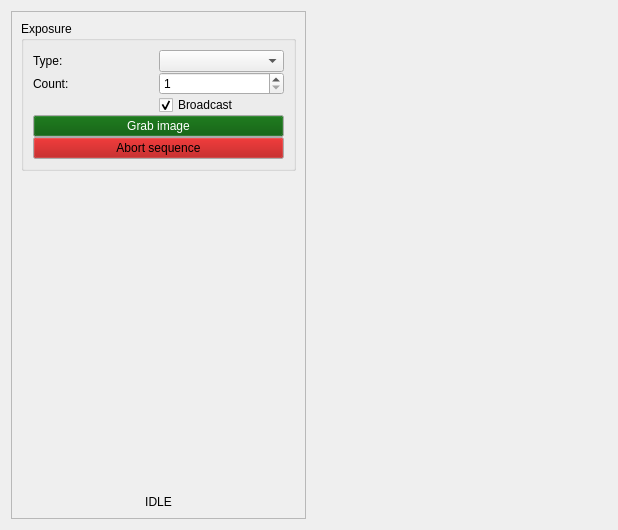
<?xml version="1.0" encoding="UTF-8"?>
<ui version="4.0">
 <class>VideoGrabWidget</class>
 <widget class="QWidget" name="VideoGrabWidget">
  <property name="geometry">
   <rect>
    <x>0</x>
    <y>0</y>
    <width>618</width>
    <height>530</height>
   </rect>
  </property>
  <property name="windowTitle">
   <string>Form</string>
  </property>
  <layout class="QHBoxLayout" name="horizontalLayout_3" stretch="0,0">
   <item>
    <widget class="QFrame" name="frame_2">
     <property name="frameShape">
      <enum>QFrame::Shape::StyledPanel</enum>
     </property>
     <property name="frameShadow">
      <enum>QFrame::Shadow::Raised</enum>
     </property>
     <layout class="QVBoxLayout" name="verticalLayout">
      <item>
       <widget class="QGroupBox" name="groupExposure_2">
        <property name="title">
         <string>Exposure</string>
        </property>
        <layout class="QGridLayout" name="gridLayout_5">
         <property name="spacing">
          <number>0</number>
         </property>
         <item row="0" column="0">
          <widget class="QLabel" name="labelImageType">
           <property name="text">
            <string>Type:</string>
           </property>
          </widget>
         </item>
         <item row="1" column="0">
          <widget class="QLabel" name="label_9">
           <property name="text">
            <string>Count:</string>
           </property>
          </widget>
         </item>
         <item row="2" column="1">
          <widget class="QCheckBox" name="checkBroadcast">
           <property name="text">
            <string>Broadcast</string>
           </property>
           <property name="checked">
            <bool>true</bool>
           </property>
          </widget>
         </item>
         <item row="3" column="0" colspan="2">
          <widget class="QPushButton" name="buttonGrabImage">
           <property name="palette">
            <palette>
             <active>
              <colorrole role="Button">
               <brush brushstyle="SolidPattern">
                <color alpha="255">
                 <red>0</red>
                 <green>85</green>
                 <blue>0</blue>
                </color>
               </brush>
              </colorrole>
              <colorrole role="ButtonText">
               <brush brushstyle="SolidPattern">
                <color alpha="255">
                 <red>255</red>
                 <green>255</green>
                 <blue>255</blue>
                </color>
               </brush>
              </colorrole>
             </active>
             <inactive>
              <colorrole role="Button">
               <brush brushstyle="SolidPattern">
                <color alpha="255">
                 <red>0</red>
                 <green>85</green>
                 <blue>0</blue>
                </color>
               </brush>
              </colorrole>
              <colorrole role="ButtonText">
               <brush brushstyle="SolidPattern">
                <color alpha="255">
                 <red>255</red>
                 <green>255</green>
                 <blue>255</blue>
                </color>
               </brush>
              </colorrole>
             </inactive>
             <disabled>
              <colorrole role="Button">
               <brush brushstyle="SolidPattern">
                <color alpha="255">
                 <red>0</red>
                 <green>85</green>
                 <blue>0</blue>
                </color>
               </brush>
              </colorrole>
              <colorrole role="ButtonText">
               <brush brushstyle="SolidPattern">
                <color alpha="255">
                 <red>0</red>
                 <green>42</green>
                 <blue>0</blue>
                </color>
               </brush>
              </colorrole>
             </disabled>
            </palette>
           </property>
           <property name="text">
            <string>Grab image</string>
           </property>
          </widget>
         </item>
         <item row="1" column="1">
          <widget class="QSpinBox" name="spinCount">
           <property name="minimum">
            <number>1</number>
           </property>
           <property name="maximum">
            <number>9999</number>
           </property>
          </widget>
         </item>
         <item row="0" column="1">
          <widget class="QComboBox" name="comboImageType"/>
         </item>
         <item row="4" column="0" colspan="2">
          <widget class="QPushButton" name="buttonAbort">
           <property name="palette">
            <palette>
             <active>
              <colorrole role="Button">
               <brush brushstyle="SolidPattern">
                <color alpha="255">
                 <red>170</red>
                 <green>0</green>
                 <blue>0</blue>
                </color>
               </brush>
              </colorrole>
              <colorrole role="ButtonText">
               <brush brushstyle="SolidPattern">
                <color alpha="255">
                 <red>0</red>
                 <green>0</green>
                 <blue>0</blue>
                </color>
               </brush>
              </colorrole>
             </active>
             <inactive>
              <colorrole role="Button">
               <brush brushstyle="SolidPattern">
                <color alpha="255">
                 <red>170</red>
                 <green>0</green>
                 <blue>0</blue>
                </color>
               </brush>
              </colorrole>
              <colorrole role="ButtonText">
               <brush brushstyle="SolidPattern">
                <color alpha="255">
                 <red>0</red>
                 <green>0</green>
                 <blue>0</blue>
                </color>
               </brush>
              </colorrole>
             </inactive>
             <disabled>
              <colorrole role="Button">
               <brush brushstyle="SolidPattern">
                <color alpha="255">
                 <red>170</red>
                 <green>0</green>
                 <blue>0</blue>
                </color>
               </brush>
              </colorrole>
              <colorrole role="ButtonText">
               <brush brushstyle="SolidPattern">
                <color alpha="255">
                 <red>85</red>
                 <green>0</green>
                 <blue>0</blue>
                </color>
               </brush>
              </colorrole>
             </disabled>
            </palette>
           </property>
           <property name="text">
            <string>Abort sequence</string>
           </property>
          </widget>
         </item>
        </layout>
       </widget>
      </item>
      <item>
       <spacer name="verticalSpacer_2">
        <property name="orientation">
         <enum>Qt::Orientation::Vertical</enum>
        </property>
        <property name="sizeHint" stdset="0">
         <size>
          <width>20</width>
          <height>40</height>
         </size>
        </property>
       </spacer>
      </item>
      <item>
       <widget class="QLabel" name="labelExposuresLeft">
        <property name="text">
         <string>IDLE</string>
        </property>
        <property name="alignment">
         <set>Qt::AlignmentFlag::AlignCenter</set>
        </property>
       </widget>
      </item>
     </layout>
    </widget>
   </item>
   <item>
    <widget class="DataDisplayWidget" name="datadisplay" native="true"/>
   </item>
  </layout>
 </widget>
 <customwidgets>
  <customwidget>
   <class>DataDisplayWidget</class>
   <extends>QWidget</extends>
   <header>..datadisplaywidget</header>
  </customwidget>
 </customwidgets>
 <resources/>
 <connections/>
</ui>
